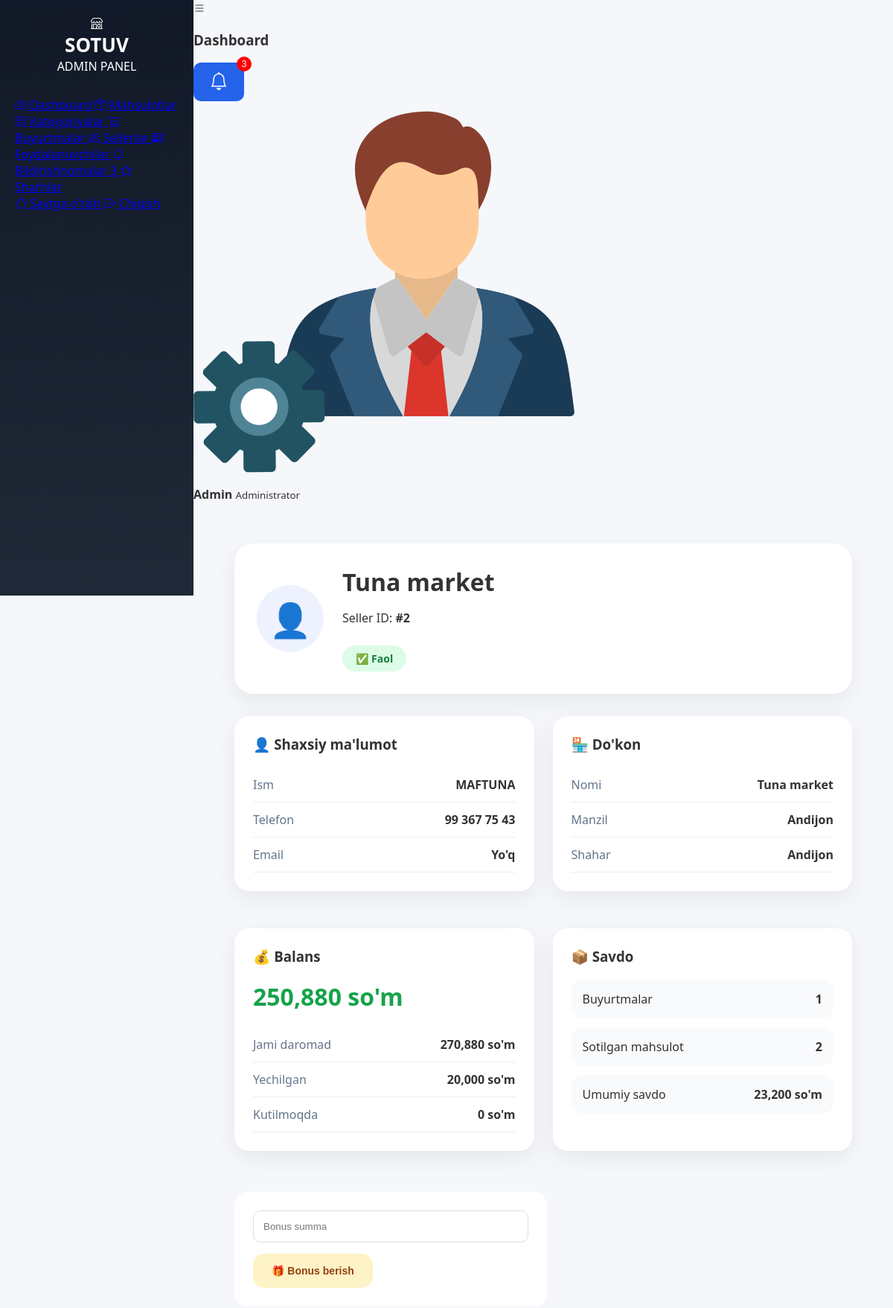
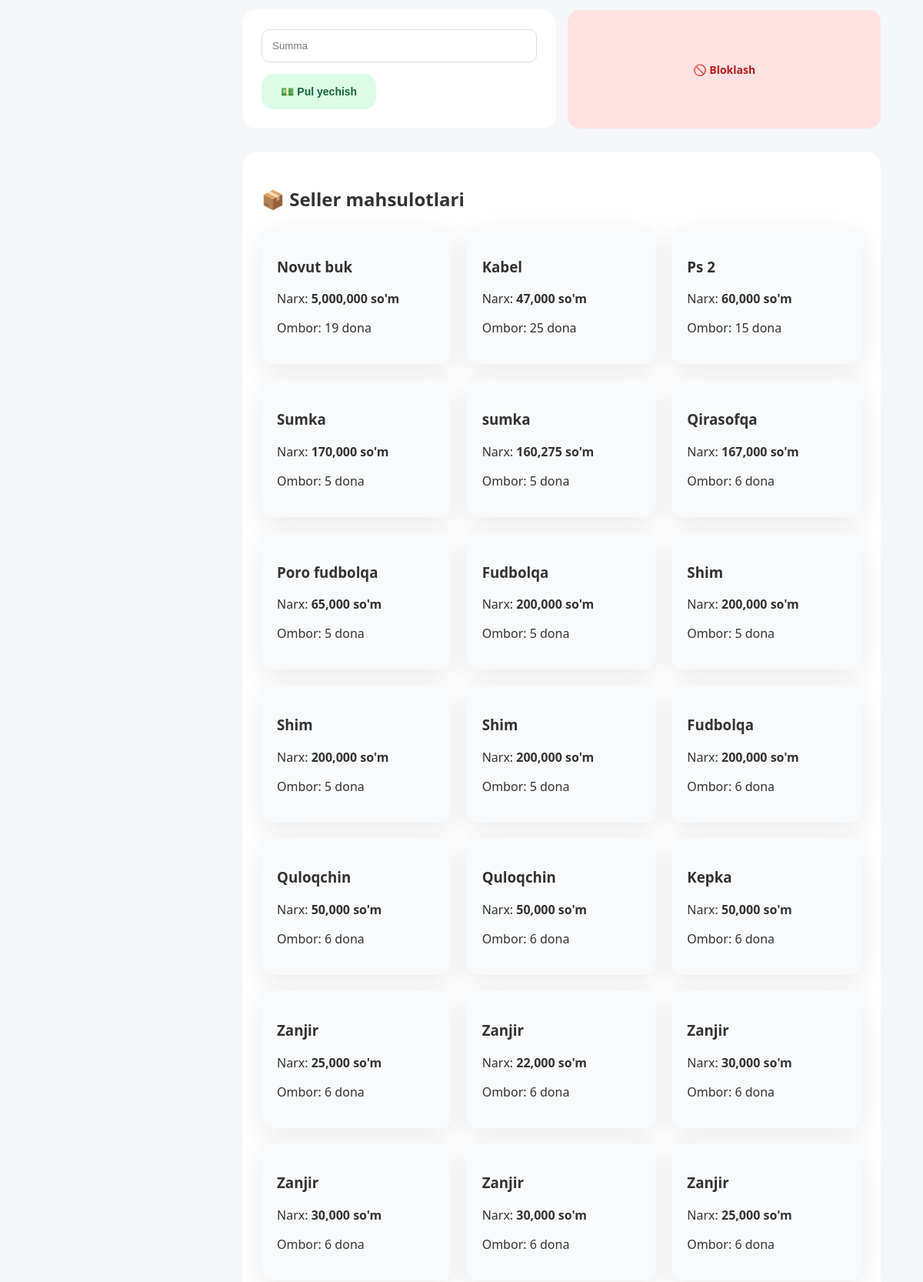
The page /admin/sellers/2 (signed in, upper part) on the database its author committed (2 pictures, top to bottom).
### models/seller.py (models this page shows, shortened)
class Seller(db.Model):
    __tablename__ = "seller"
    id = db.Column(
        db.Integer,
        primary_key=True
    )
    name = db.Column(
        db.String(100),
        nullable=False
    )
    phone = db.Column(
        db.String(20),
        unique=True,
        nullable=False
    )
    email = db.Column(
        db.String(150),
        unique=True
    )
    password = db.Column(
        db.String(200),
        nullable=False
    )
    shop_name = db.Column(
        db.String(200),
        nullable=False
    )
    shop_description = db.Column(
        db.Text
    )
    shop_logo = db.Column(
        db.String(500)
    )
    address = db.Column(
        db.String(300)
    )
    city = db.Column(
        db.String(100)
    )
    balance = db.Column(
        db.Integer,
        default=0
    )
    total_income = db.Column(
        db.Integer,
        default=0
    )
    withdrawn_money = db.Column(
        db.Integer,
        default=0
    )
    pending_withdraw = db.Column(
        db.Integer,
        default=0
    )
    total_sales = db.Column(
        db.Integer,
        default=0
    )
    sold_products = db.Column(
        db.Integer,
        default=0
    )
    total_orders = db.Column(
        db.Integer,
        default=0
    )
    commission = db.Column(
        db.Integer,
        default=10
    )
    rating = db.Column(
        db.Float,
        default=0
    )
    reviews_count = db.Column(
        db.Integer,
        default=0
    )
    status = db.Column(
        db.String(50),
        default="pending"
    )
    verified = db.Column(
        db.Boolean,
        default=False
    )
    blocked_reason = db.Column(
        db.Text
    )
    created_at = db.Column(
        db.DateTime,
        default=datetime.utcnow
    )
    last_login = db.Column(
        db.DateTime
    )
    last_activity = db.Column(
        db.DateTime
    )
    products = db.relationship(
        "Product",
        back_populates="seller",
        cascade="all, delete-orphan"
    )
    order_items = db.relationship(
        "OrderItem",
        back_populates="seller",
        cascade="all, delete-orphan"
    )
    withdraw_requests = db.relationship(
        "WithdrawRequest",
        back_populates="seller",
        cascade="all, delete-orphan"
    )
    notifications = db.relationship(
        "Notification",
        back_populates="seller",
        cascade="all, delete-orphan"
    )
    remember_token = db.Column(
    db.String(255),
    nullable=True
)

### models/product.py (models this page shows, shortened)
class Product(db.Model):
    __tablename__ = "product"
    id = db.Column(
        db.Integer,
        primary_key=True
    )
    offer_id = db.Column(
        db.String(50),
        unique=True,
        nullable=False,
        index=True
    )
    sku = db.Column(
        db.String(100),
        unique=True,
        index=True
    )
    name = db.Column(
        db.String(200),
        nullable=False,
        index=True
    )
    slug = db.Column(
        db.String(250),
        unique=True,
        index=True
    )
    description = db.Column(
        db.Text
    )
    brand = db.Column(
        db.String(100)
    )
    price = db.Column(
        db.Integer,
        default=0,
        nullable=False
    )
    old_price = db.Column(
        db.Integer,
        default=0
    )
    discount = db.Column(
        db.Integer,
        default=0
    )
    image = db.Column(
        db.String(500)
    )
    images = db.Column(
        db.Text,
        default="[]"
    )
    stock = db.Column(
        db.Integer,
        default=0
    )
    sold_count = db.Column(
        db.Integer,
        default=0
    )
    views = db.Column(
        db.Integer,
        default=0
    )
    rating = db.Column(
        db.Float,
        default=0
    )
    reviews_count = db.Column(
        db.Integer,
        default=0
    )
    active = db.Column(
        db.Boolean,
        default=False
    )
    approved = db.Column(
        db.Boolean,
        default=False
    )
    deleted = db.Column(
        db.Boolean,
        default=False
    )
    created_at = db.Column(
        db.DateTime,
        default=datetime.utcnow
    )
    updated_at = db.Column(
        db.DateTime,
        default=datetime.utcnow,
        onupdate=datetime.utcnow
    )
    category_id = db.Column(
        db.Integer,
        db.ForeignKey(
            "category.id"
        )
    )
    category = db.relationship(
        "Category",
        back_populates="products"
    )
    seller_id = db.Column(
        db.Integer,
        db.ForeignKey(
            "seller.id"
        ),
        index=True
    )
    seller = db.relationship(
        "Seller",
        back_populates="products"
    )
    cart_items = db.relationship(
        "Cart",
        back_populates="product",
        cascade="all, delete-orphan"
    )
    favorites = db.relationship(
        "Favorite",
        back_populates="product",
        cascade="all, delete-orphan"
    )
    reviews = db.relationship(
        "Review",
        back_populates="product",
        cascade="all, delete-orphan"
    )
    order_items = db.relationship(
        "OrderItem",
        back_populates="product"
    )
    notifications = db.relationship(
        "Notification",
        back_populates="product",
        cascade="all, delete-orphan"
    )

### admin/routes.py (the view)
@admin.route(
    "/sellers/<int:id>"
)
def seller_detail(id):
    seller = Seller.query.get_or_404(
        id
    )
    products = Product.query.filter_by(
        seller_id=id
    ).all()
    return render_template(
        "admin/seller_detail.html",
        seller=seller,
        products=products
    )

### extensions.py (called while the page is built)
@login_manager.user_loader
def load_user(user_id):
    from models.admin import Admin
    return Admin.query.get(int(user_id))

### templates/admin/seller_detail.html (shortened to what this page needs)
{% extends "admin/base.html" %}
{% block content %}
<link rel="stylesheet" href="{{ url_for('static', filename='css/admin_seller_detail.css') }}">
<link rel="stylesheet" href="{{ url_for('static', filename='css/mobile-admin-seller-detail.css') }}">
<div class="seller-detail-page">
<div class="profile-card">
<div class="profile-avatar">
👤
</div>
<div class="profile-info">
<h1>
{{seller.shop_name}}
</h1>
<p>
Seller ID:
<b>
#{{seller.id}}
</b>
</p>
<span class="status {{seller.status}}">
{% if seller.status=="active" %}
✅ Faol
{% elif seller.status=="blocked" %}
🚫 Bloklangan
{% else %}
⏳ Kutilmoqda
{% endif %}
</span>
</div>
</div>
<div class="info-grid">
<div class="card">
<h3>
👤 Shaxsiy ma'lumot
</h3>
<div class="line">
<span>Ism</span>
<b>
{{seller.name}}
</b>
</div>
<div class="line">
<span>Telefon</span>
<b>
{{seller.phone}}
</b>
</div>
<div class="line">
<span>Email</span>
<b>
{{seller.email or "Yo'q"}}
</b>
</div>
</div>
<div class="card">
<h3>
🏪 Do'kon
</h3>
<div class="line">
<span>Nomi</span>
<b>
{{seller.shop_name}}
</b>
</div>
<div class="line">
<span>Manzil</span>
<b>
{{seller.address or "Yo'q"}}
</b>
</div>
<div class="line">
<span>Shahar</span>
<b>
{{seller.city or "Yo'q"}}
</b>
</div>
</div>
<div class="card balance-card">
<h3>
💰 Balans
</h3>
<div class="balance">
{{"{:,}".format(seller.balance or 0)}}
so'm
</div>
<div class="line">
<span>
Jami daromad
</span>
<b>
{{"{:,}".format(seller.total_income or 0)}}
so'm
</b>
</div>
<div class="line">
<span>
Yechilgan
</span>
<b>
{{"{:,}".format(seller.withdrawn_money or 0)}}
so'm
</b>
</div>
<div class="line">
<span>
Kutilmoqda
</span>
<b>
{{"{:,}".format(seller.pending_withdraw or 0)}}
so'm
</b>
</div>
</div>
<div class="card">
<h3>
📦 Savdo
</h3>
<div class="stat">
<span>
Buyurtmalar
</span>
<strong>
{{seller.total_orders or 0}}
</strong>
</div>
<div class="stat">
<span>
Sotilgan mahsulot
</span>
<strong>
{{seller.sold_products or 0}}
</strong>
</div>
<div class="stat">
<span>
Umumiy savdo
</span>
<strong>
{{"{:,}".format(seller.total_sales or 0)}}
so'm
</strong>
</div>
</div>
</div>
<div class="actions">
<form method="POST"
action="{{url_for('admin.give_bonus',id=seller.id)}}"
class="bonus-form">
<input
type="number"
name="amount"
placeholder="Bonus summa"
required
>
<button class="btn bonus">
🎁 Bonus berish
</button>
</form>
<form method="POST"
action="{{url_for('admin.withdraw_seller',id=seller.id)}}"
class="money-form">
<input
type="number"
name="amount"
placeholder="Summa"
required
>
<button class="btn money">
💵 Pul yechish
</button>
</form>
<a
class="btn block"
href="{{url_for('admin.block_seller',id=seller.id)}}">
🚫 Bloklash
</a>
</div>
<div class="products">
<h2>
📦 Seller mahsulotlari
</h2>
<div class="product-grid">
{% for product in products %}
<div class="product-card">
<h3>
{{product.name}}
</h3>
<p>
Narx:
<strong>
{{"{:,}".format(product.price)}}
so'm
</strong>
</p>
{% if product.stock %}
<p>
Ombor:
{{product.stock}} dona
</p>
{% endif %}
</div>
{% else %}
<p>
Mahsulot yo'q
</p>
{% endfor %}
</div>
</div>
{% endblock %}

### static/seller/css/style.css (style rules this page uses)
* { box-sizing:border-box; }
body { margin:0; font-family: "Segoe UI", Arial, sans-serif; background:#f5f7fb; color:#333; }
.card { background:white; padding:25px; border-radius:18px; margin-bottom:25px; box-shadow: 0 5px 20px rgba(0,0,0,.05); }
button, .btn { border:none; background:#2563eb; color:white; padding:12px 22px; border-radius:10px; cursor:pointer; text-decoration:none; transition:.3s; }
form { background:white; padding:25px; border-radius:18px; }
input, textarea, select { width:100%; padding:13px; margin-bottom:15px; border: 1px solid #ddd; border-radius:10px; outline:none; }
.actions { display:flex; gap:15px; flex-wrap:wrap; }
.status { padding:6px 12px; border-radius:20px; background:#eee; }
.status.active { background:#dcfce7; color:#166534; }
.product-card { background:white; border-radius:18px; overflow:hidden; box-shadow: 0 5px 20px rgba(0,0,0,.08); transition:.3s; }
.status { padding:6px 15px; border-radius:20px; background:#eee; }
.btn { display:inline-flex; align-items:center; justify-content:center; gap:8px; padding:12px 18px; border-radius:14px; font-weight:600; border:none; cursor:pointer; transition:.3s; text-decoration:none; }
.product-card { background:white; border-radius:25px; overflow:hidden; box-shadow:0 10px 35px rgba(0,0,0,.08); transition:.3s; }
.status { display:inline-flex; align-items:center; gap:6px; padding:7px 14px; border-radius:20px; background:#fef3c7; color:#92400e; font-size:14px; font-weight:600; }
.status.active { background:#dcfce7; color:#15803d; }
.product-actions, .actions { display:flex; gap:10px; margin-top:15px; }
.actions .btn { flex:1; font-size:14px; }

### static/css/admin_seller_detail.css (style rules this page uses)
.seller-detail-page { padding:25px; }
.profile-card { background:white; border-radius:25px; padding:30px; display:flex; align-items:center; gap:25px; box-shadow:0 10px 30px #0001; margin-bottom:30px; }
.profile-avatar { width:90px; height:90px; border-radius:50%; background:#eef2ff; display:flex; align-items:center; justify-content:center; font-size:45px; }
.profile-info h1 { margin:0; font-size:32px; }
.status { padding:8px 18px; border-radius:20px; font-weight:bold; display:inline-block; margin-top:10px; }
.status.active { background:#dcfce7; color:#15803d; }
.info-grid { display:grid; grid-template-columns:repeat(2,1fr); gap:25px; }
.card { background:white; padding:25px; border-radius:20px; box-shadow:0 10px 30px #0001; }
.card h3 { margin-top:0; }
.line { display:flex; justify-content:space-between; gap:20px; padding:12px 0; border-bottom:1px solid #eee; }
.line span { color:#64748b; }
.balance { font-size:32px; font-weight:bold; margin:20px 0; color:#16a34a; }
.stat { background:#f8fafc; padding:15px; border-radius:15px; margin-bottom:12px; display:flex; justify-content:space-between; }
.actions { display:flex; gap:15px; flex-wrap:wrap; margin:30px 0; }
.btn { padding:15px 25px; border-radius:15px; text-decoration:none; font-weight:bold; transition:.3s; }
.bonus { background:#fef3c7; color:#92400e; }
.money { background:#dcfce7; color:#166534; }
.block { background:#fee2e2; color:#b91c1c; }
.products { background:white; padding:25px; border-radius:20px; }
.product-grid { display:grid; grid-template-columns:repeat(auto-fill,minmax(220px,1fr)); gap:20px; }
.product-card { background:#f8fafc; padding:20px; border-radius:15px; }

### rows shown on the page
Seller: shop_name "Tuna market", id "2", name "MAFTUNA", phone "99 367 75 43", email "Yo'q", address "Andijon", city "Andijon", balance "250,880", total_income "270,880", withdrawn_money "20,000", pending_withdraw "0", total_orders "1", sold_products "2", total_sales "23,200"
Product: name "Novut buk", price "5,000,000", stock "19"
Product: name "Kabel", price "47,000", stock "25"
Product: name "Ps 2", price "60,000", stock "15"
Product: name "Sumka", price "170,000", stock "5"
Product: name "sumka", price "160,275", stock "5"
Product: name "Qirasofqa", price "167,000", stock "6"
Product: name "Poro fudbolqa", price "65,000", stock "5"
Product: name "Fudbolqa", price "200,000", stock "5"
Product: name "Shim", price "200,000", stock "5"
Product: name "Shim", price "200,000", stock "5"
Product: name "Shim", price "200,000", stock "5"
Product: name "Fudbolqa", price "200,000", stock "6"
Product: name "Quloqchin", price "50,000", stock "6"
Product: name "Quloqchin", price "50,000", stock "6"
Product: name "Kepka", price "50,000", stock "6"
Product: name "Zanjir", price "25,000", stock "6"
Product: name "Zanjir", price "22,000", stock "6"
Product: name "Zanjir", price "30,000", stock "6"
Product: name "Zanjir", price "30,000", stock "6"
Product: name "Zanjir", price "30,000", stock "6"
Product: name "Zanjir", price "25,000", stock "6"
